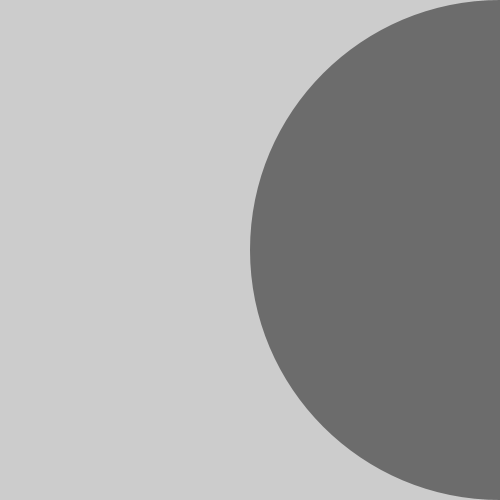
Frame 1 (no input)
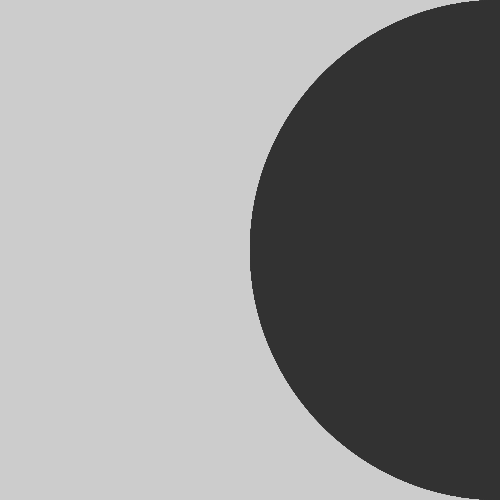
Frame 60 (the mouse pressed at the canvas centre just before this capture)
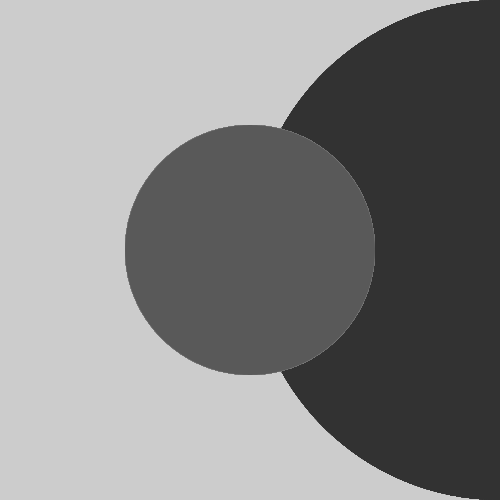
Frame 120 (the mouse held since frame 60 and released just before this capture)

The Processing sketch that drew these frames (run headless with seeded random() and noise(); from frame 60 on, the mouse is pressed at the canvas centre):

// Processing sketch: sketch_23_1
// ── sketch_23_1.pde
//Control the position of a shape with the mouse. Strive to create a more interesting 
// relation than one directly mimicking the position of the cursor

void setup() { 
size(500, 500); 
noStroke(); 
smooth();
}
void draw() {
float x = mouseX;
float y = mouseY;
float ix = width - mouseX;
float iy = mouseY - height; // Inverse Y background(126);
fill(200, 150);
ellipse(x, height/2, y, y);
fill(50, 159);
ellipse(ix, height/2, iy, iy);
}
